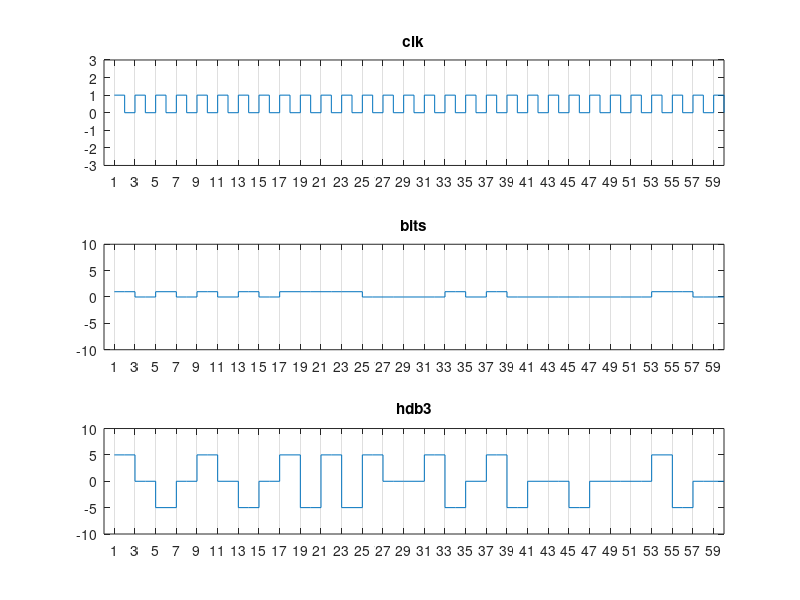

MATLAB code to generate this figure:
clc
clear all
s =[1 0 1 0 1 0 1 0 1 1 1 1 0 0 0 0 1 0 1 0 0 0 0 0 0 0 1 1 0];
s(length(s)+1) = 0;
y = [];
clk = [];
counter=0
prevsub=2;
prev =-5
for (x=1:1:length(s))
    if (counter == 4)
        if(mod(prevsub,2)==0)
            y(x-4)=-1*prev      %b
            y(x-3)=0
            y(x-2)=0
            y(x-1)=-1*prev      %v
            prev = -1*prev
        else
            y(x-4)=0
            y(x-3)=0
            y(x-2)=0
            y(x-1)=prev         %v
        end
        counter = 0;
        prevsub=0;
    end    
        if (s(x)==1 && prev==-5)
            y=[y,5];
            prev=5;
            counter=0;
            prevsub=prevsub+1;
        elseif(s(x)==1 && prev==5)
            y=[y,-5];
            prev=-5;
            counter=0;
            prevsub=prevsub+1;
        else
            y=[y,0];
            counter = counter+1;
        end
    
end

for(x=1:1:length(s))
    clk = [clk,1];
    clk = [clk,0];
end

s = repelem(s,2);
y = repelem(y,2);
subplot(3,1,1);
stairs(clk);
title('clk');
set(gca,'Xgrid','on');
set(gca,'Xtick',[1:2:length(s)]);
axis([0 60 -3 3]);

subplot(3,1,2);
stairs(s);
title('bits');
set(gca,'Xgrid','on');
set(gca,'Xtick',[1:2:length(s)]);
axis([0 60 -10 10]);

subplot(3,1,3);
stairs(y);
title('hdb3');
set(gca,'Xgrid','on');
set(gca,'Xtick',[1:2:length(s)]);
axis([0 60 -10 10]);
    
